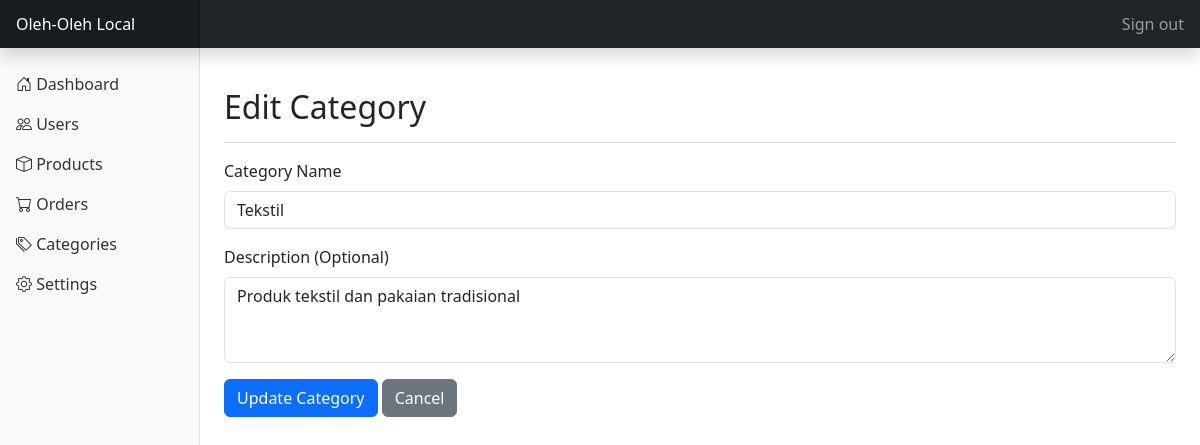
Page /admin/edit_category.php?id=4 (signed in) on the committed database.
### tables this page shows
CREATE TABLE categories (
    id INT PRIMARY KEY AUTO_INCREMENT,
    name VARCHAR(100) NOT NULL,
    description TEXT,
    created_at TIMESTAMP DEFAULT CURRENT_TIMESTAMP
);

### classes/Category.php (called while the page is built, shortened)
<?php
class Category
{
    private $conn;
    private $table_name = "categories";
    public $id;
    public function __construct($db)
    {
        $this->conn = $db;
    }
    public function readOne()
    {
        $query = "SELECT * FROM " . $this->table_name . " WHERE id = ? LIMIT 0,1";
        $stmt = $this->conn->prepare($query);
        $stmt->bindParam(1, $this->id);
        $stmt->execute();
        $row = $stmt->fetch(PDO::FETCH_ASSOC);
        if ($row) {
            return $row;
        }
        return false;
    }
}

### admin/edit_category.php (the view, shortened to what this page needs)
<?php
include_once '../classes/Category.php';
$database = new Database();
$db = $database->getConnection();
$category = new Category($db);
$category->id = $_GET['id'];
$category_data = $category->readOne();
include_once '../includes/admin_header.php';
?>
<div class="container-fluid">
    <div class="row">
        <?php include_once '../includes/admin_sidebar.php'; ?>
        <main class="col-md-9 ms-sm-auto col-lg-10 px-md-4">
            <div
                class="d-flex justify-content-between flex-wrap flex-md-nowrap align-items-center pt-3 pb-2 mb-3 border-bottom">
                <h1 class="h2">Edit Category</h1>
            </div>
            <form action="<?php echo htmlspecialchars($_SERVER["PHP_SELF"] . "?id=" . $category->id); ?>" method="post">
                <div class="mb-3">
                    <label for="name" class="form-label">Category Name</label>
                    <input type="text" class="form-control" id="name" name="name"
                        value="<?php echo $category_data['name']; ?>" required>
                </div>
                <div class="mb-3">
                    <label for="description" class="form-label">Description (Optional)</label>
                    <textarea class="form-control" id="description" name="description"
                        rows="3"><?php echo $category_data['description']; ?></textarea>
                </div>
                <button type="submit" class="btn btn-primary">Update Category</button>
                <a href="categories.php" class="btn btn-secondary">Cancel</a>
            </form>
        </main>
    </div>
</div>
<?php include_once '../includes/admin_footer.php'; ?>

### assets/admin.css (style rules this page uses)
main { padding-top: 1.5rem; }

### rows in the picture
categories: name "Tekstil", description "Produk tekstil dan pakaian tradisional"
